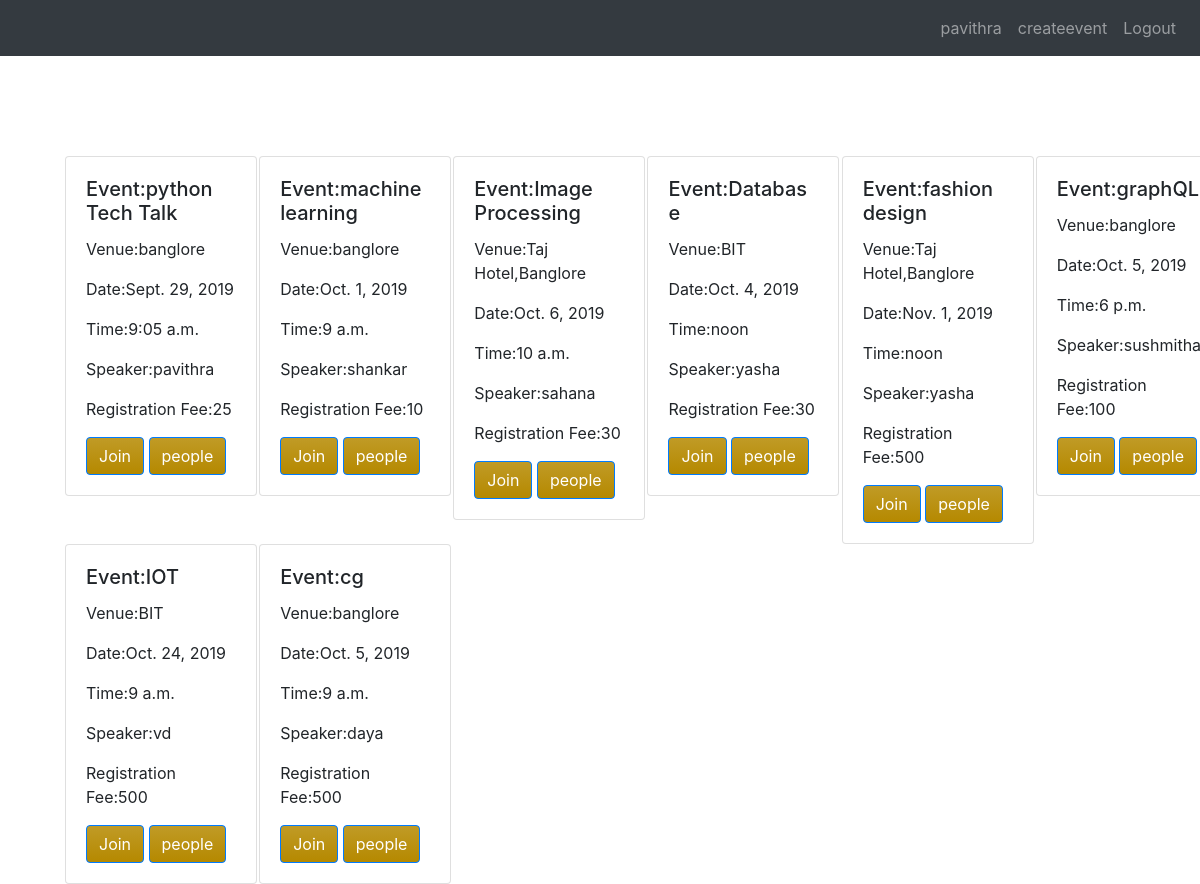
The app's page /meetup/ (signed in) with its own data.
### eventform/models.py (models this page shows, shortened)
class events(models.Model):
	name=models.CharField(max_length=50)
	email=models.EmailField(max_length=50)
	venue=models.CharField(max_length=100)
	date=models.DateField()
	time=models.TimeField()
	eventname=models.CharField(unique=True,max_length=100)
	Amount=models.IntegerField()

### eventform/views.py (the view)
# urls.py: path('meetup/',allmeetup),
def allmeetup(request):
	user = request.user
	if (user is not None) and (not user.is_authenticated):
		return redirect("/")
	totalmeets=events.objects.all()
	return render(request,"allmeetup.html",{"t":totalmeets})

### eventform/templates/allmeetup.html (shortened to what this page needs)
<!DOCTYPE html>
<html>
<head>
  <link rel="stylesheet" href="https://bootswatch.com/4/solar/bootstrap.css">
	<link rel="stylesheet" href="https://stackpath.bootstrapcdn.com/bootstrap/4.3.1/css/bootstrap.min.css">
</head>
<body>
  <nav class="navbar navbar-expand-md navbar-dark bg-dark">
    <div class="navbar-collapse collapse w-100 order-3 dual-collapse2">
        <ul class="navbar-nav ml-auto">
          <li class="nav-item">
                <a class="nav-link" href="#">{{user.username}}</a>
            </li>
            <li class="nav-item">
                <a class="nav-link" href="/createevent/">createevent</a>
            </li>
            <li class="nav-item">
                <a class="nav-link" href="/logout/">Logout</a>
            </li>
        </ul>
        </div>
    </nav>
<div class="row" style="margin-left:50px;">
	{%for i in t%}
	<div class="col-sm-2">
<div class="card " style="width: 12rem;">
  <div class="card-body">
    <h5 class="card-title">Event:{{i.eventname}}</h5>
    <p class="card-text">Venue:{{i.venue}}</p>
    <p class="card-text">Date:{{i.date}}</p>
    <p class="card-text">Time:{{i.time}}</p>
    <p class="card-text">Speaker:{{i.name}}</p>
    <p class="card-text">Registration Fee:{{i.Amount}}</p>
    <a href="/joinevent/{{i.id}}" class="btn btn-primary">Join</a>
     <a href="/registered/{{i.id}}" class="btn btn-primary">people</a>
    </div>
  </div>
  </div>
  {%endfor%}
</div>
</body>
</html>

### eventform/templates/allmeetup.html (style rules this page uses)
body { background-image:url('https://unsplash.com/photos/Xaanw0s0pMk/download?force=true'); background-size: cover; }
.row { position: relative; top:100px; }

### records on screen
events: eventname "python Tech Talk", venue "banglore", date "Sept. 29, 2019", time "9:05 a.m.", name "pavithra", Amount "25"
events: eventname "machine learning", venue "banglore", date "Oct. 1, 2019", time "9 a.m.", name "shankar", Amount "10"
events: eventname "Image Processing", venue "Taj Hotel,Banglore", date "Oct. 6, 2019", time "10 a.m.", name "sahana", Amount "30"
events: eventname "Database", venue "BIT", date "Oct. 4, 2019", time "noon", name "yasha", Amount "30"
events: eventname "fashion design", venue "Taj Hotel,Banglore", date "Nov. 1, 2019", time "noon", name "yasha", Amount "500"
events: eventname "graphQL", venue "banglore", date "Oct. 5, 2019", time "6 p.m.", name "sushmitha", Amount "100"
events: eventname "IOT", venue "BIT", date "Oct. 24, 2019", time "9 a.m.", name "vd", Amount "500"
events: eventname "cg", venue "banglore", date "Oct. 5, 2019", time "9 a.m.", name "daya", Amount "500"

### other values on screen
{{ user.username }} "pavithra"
